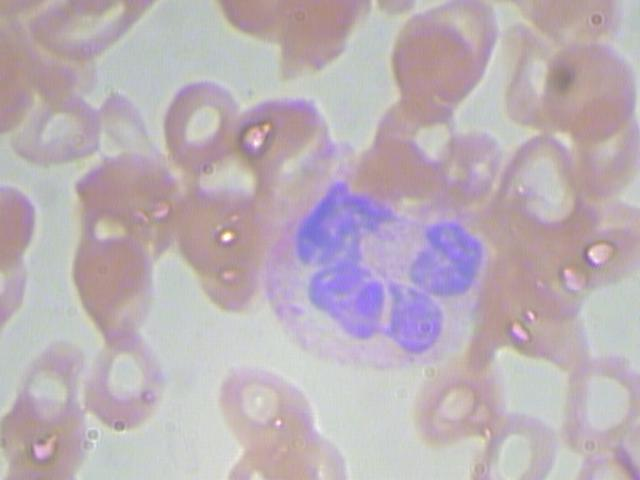
#> input picture BCCD/JPEGImages/BloodImage_00000.jpg, 640 x 480 px; its folder holds only this picture in this run
$ jupyter execute --allow-errors Blood_Cell_Counter_Final.ipynb
#> lines starting #> are read from the running program, lines starting #| are printed output that depends on the picture; after the words box and inside, x2 and y2 are one past the last pixel; in counts of white or black regions, pixels touching at a corner belong together
[cell 1]
import cv2
import numpy as np
import os
import matplotlib.pyplot as plt
import xml.etree.ElementTree as ET

# ---------------- مسارات الداتا ----------------
images_path = "BCCD/JPEGImages"
annotations_path = "BCCD/Annotations"

all_images = sorted([f for f in os.listdir(images_path) if f.endswith(".jpg")])
test_images = all_images[:30]  # هنجرب على 30 صورة كعينة


# [19 lines left out: function get_actual_counts, not called in this run]

[cell 2]
# ==========================================
# 2. دوال استخراج كرات الدم البيضاء (WBCs)
# ==========================================
def get_wbc_mask(img):
    """عزل النواة البنفسجية باستخدام مساحة ألوان HSV"""
    hsv = cv2.cvtColor(img, cv2.COLOR_BGR2HSV)
    lower_purple = np.array([115, 50, 80])
    upper_purple = np.array([160, 255, 255])
    binary_mask = cv2.inRange(hsv, lower_purple, upper_purple)
    return binary_mask


def clean_wbc_noise(binary_mask):
    """تنظيف الماسك من النغمشة"""
    kernel = np.ones((5, 5), np.uint8)
    mask_closed = cv2.morphologyEx(binary_mask, cv2.MORPH_CLOSE, kernel)
    cleaned_mask = cv2.medianBlur(mask_closed, 7)
    return cleaned_mask


def extract_wbc_contours(cleaned_mask, min_wbc_area=1000):
    """استخراج الكنتورز والتأكد من الحجم"""
    contours, _ = cv2.findContours(
        cleaned_mask, cv2.RETR_EXTERNAL, cv2.CHAIN_APPROX_SIMPLE
    )
    wbc_contours = []
    for cnt in contours:
        area = cv2.contourArea(cnt)
        if area > min_wbc_area:
            wbc_contours.append(cnt)
    return wbc_contours


def draw_wbcs(img_rgb, wbc_contours):
    """رسم مربعات حول الخلايا البيضاء"""
    img_out = img_rgb.copy()
    for cnt in wbc_contours:
        x, y, w, h = cv2.boundingRect(cnt)
        cv2.rectangle(img_out, (x, y), (x + w, y + h), (255, 0, 0), 3)  # لون أحمر
        cv2.putText(
            img_out, "WBC", (x, y - 10), cv2.FONT_HERSHEY_SIMPLEX, 0.8, (255, 0, 0), 2
        )
    return img_out

[cell 3]
# ==========================================
# تجربة وتأكيد استخراج كرات الدم البيضاء (WBCs)
# ==========================================
num_samples = 3  # هنجرب على 3 صور للتأكيد
plt.figure(figsize=(20, 5 * num_samples))

for i, img_name in enumerate(test_images[:num_samples]):
    img_path = os.path.join(images_path, img_name)
    img = cv2.imread(img_path)
#> img is the input picture: shape (480, 640, 3); mean B, G, R 182.3, 175.5, 187.3
    if img is None:
        continue

    img_rgb = cv2.cvtColor(img, cv2.COLOR_BGR2RGB)

    # 1. تشغيل دوال الـ WBCs اللي عرفناها فوق
    raw_mask = get_wbc_mask(img)
#> in get_wbc_mask, `hsv = cv2.cvtColor(img, cv2.COLOR_BGR2HSV)`: hsv: shape (480, 640, 3); mean H, S, V 93.8, 27.4, 192.8
#> in get_wbc_mask, `binary_mask = cv2.inRange(hsv, lower_purple, upper_purple)`:
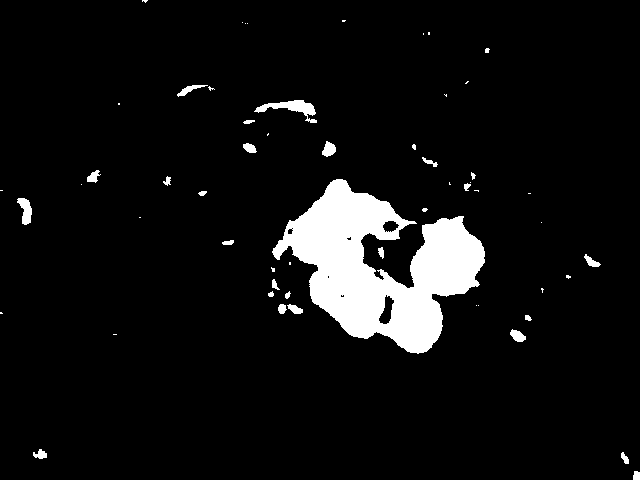
#> binary_mask: shape (480, 640); 6.7% white; 57 white regions (30 under 20 px), largest, box (x1, y1, x2, y2) and area: (272, 179, 485, 354) 18217, (254, 100, 317, 123) 523, (17, 198, 32, 225) 245
    clean_mask = clean_wbc_noise(raw_mask)
#> in clean_wbc_noise, `mask_closed = cv2.morphologyEx(binary_mask, cv2.MORPH_CLOSE, kernel)`:
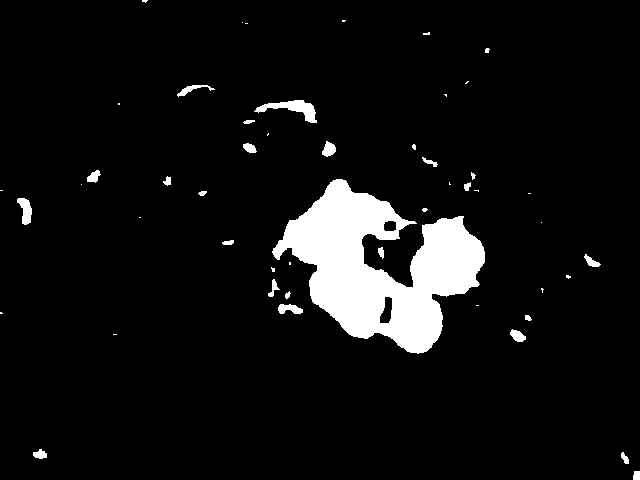
#> mask_closed: shape (480, 640); 6.8% white; 50 white regions (25 under 20 px), largest, box (x1, y1, x2, y2) and area: (272, 179, 485, 354) 18381, (254, 100, 317, 123) 564, (17, 198, 32, 225) 249
#> in clean_wbc_noise, `cleaned_mask = cv2.medianBlur(mask_closed, 7)`:
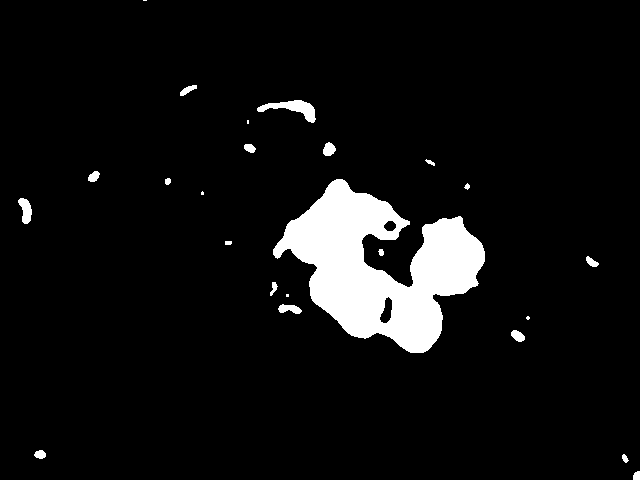
#> cleaned_mask: shape (480, 640); 6.6% white; 24 white regions (5 under 20 px)
    wbc_cnts = extract_wbc_contours(clean_mask)
#> in extract_wbc_contours, `contours, _ = cv2.findContours( cleaned_mask, cv2.RETR_EXTERNAL, cv2.C..`: contours = 24 contours, 7 with area under 20; largest, box (x1, y1, x2, y2) and area: (273, 179, 485, 353) 18296, (257, 100, 316, 123) 476, (18, 198, 32, 224) 201, (278, 304, 302, 314) 129, (323, 142, 336, 156) 114
#> the loop in extract_wbc_contours, `for cnt in contours:` made 24 passes
#> area on passes 1, 2, 3, 4, 6, 8, 9, 10, 12, 15, 16, 17: 41.5, 29, 66.5, 98, 129, 41, 65.5, 22.5, 201, 18296.5, 25.5, 76
#> after the loop in extract_wbc_contours, `for cnt in contours:`: wbc_contours = 1 contour; box (x1, y1, x2, y2) and area: (273, 179, 485, 353) 18296
#> wbc_cnts has the same summary as wbc_contours in extract_wbc_contours
    result_img = draw_wbcs(img_rgb, wbc_cnts)
#> the loop in draw_wbcs, `for cnt in wbc_contours:` made 1 pass
#> (x, y, w, h) on pass 1: (273, 179, 212, 174)
#> after the loop in draw_wbcs, `for cnt in wbc_contours:`:
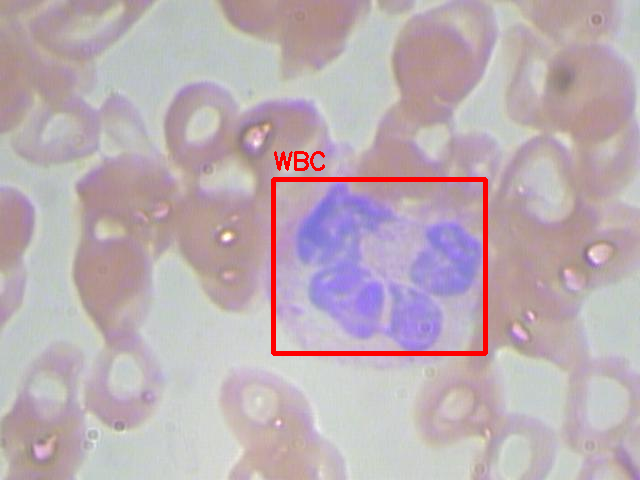
#> img_out: shape (480, 640, 3); mean R, G, B 188.2, 173, 179.7

    # 2. عرض النتائج خطوة بخطوة
    base_idx = i * 4
    plt.subplot(num_samples, 4, base_idx + 1)
    plt.imshow(img_rgb)
    plt.title("1. Original")
    plt.axis("off")
    plt.subplot(num_samples, 4, base_idx + 2)
    plt.imshow(raw_mask, cmap="gray")
    plt.title("2. Raw Mask")
    plt.axis("off")
    plt.subplot(num_samples, 4, base_idx + 3)
    plt.imshow(clean_mask, cmap="gray")
    plt.title("3. Cleaned Mask")
    plt.axis("off")
    plt.subplot(num_samples, 4, base_idx + 4)
    plt.imshow(result_img)
    plt.title(f"4. Detected WBCs: {len(wbc_cnts)}", color="red")
    plt.axis("off")

plt.tight_layout()
plt.show()

$ run again, on BCCD/JPEGImages/BloodImage_00007.jpg
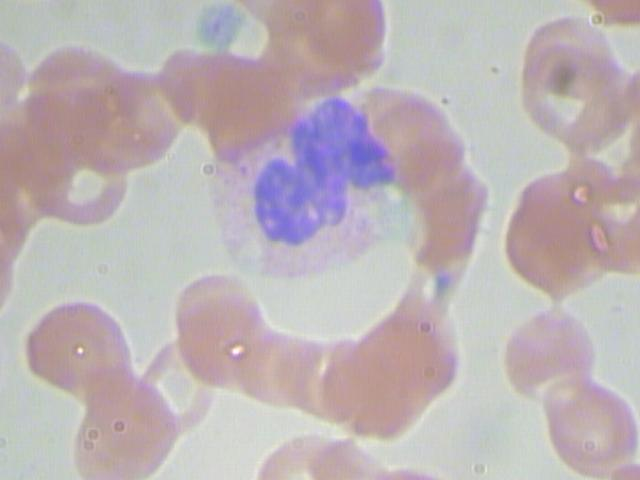
#> input picture BCCD/JPEGImages/BloodImage_00007.jpg, 640 x 480 px
#> img is the input picture: shape (480, 640, 3); mean B, G, R 181.6, 178.2, 188.4
#> hsv: shape (480, 640, 3); mean H, S, V 83.3, 26.7, 193.9
#> in get_wbc_mask, `binary_mask = cv2.inRange(hsv, lower_purple, upper_purple)`:
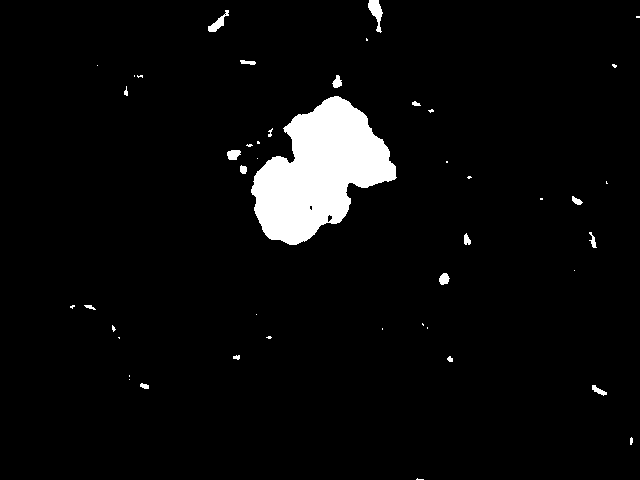
#> binary_mask: shape (480, 640); 4.5% white; 46 white regions (26 under 20 px), largest, box (x1, y1, x2, y2) and area: (251, 96, 397, 245) 12469, (368, 0, 383, 33) 244, (208, 10, 229, 32) 165
#> mask_closed: shape (480, 640); 4.6% white; 44 white regions (23 under 20 px), largest, box (x1, y1, x2, y2) and area: (251, 96, 397, 245) 12517, (368, 0, 383, 33) 248, (208, 10, 229, 32) 168
#> cleaned_mask: shape (480, 640); 4.3% white; 20 white regions (9 under 20 px)
#> contours = 20 contours, 9 with area under 20; largest, box (x1, y1, x2, y2) and area: (251, 96, 396, 245) 12284, (368, 0, 382, 22) 180, (209, 12, 228, 32) 112, (227, 150, 240, 160) 82, (439, 274, 449, 284) 63
#> the loop in extract_wbc_contours, `for cnt in contours:` made 20 passes
#> area on passes 2, 6, 7, 8, 9, 10, 11, 14: 42.5, 63, 24, 30, 25.5, 25.5, 82, 12284
#> after the loop in extract_wbc_contours, `for cnt in contours:`: wbc_contours = 1 contour; box (x1, y1, x2, y2) and area: (251, 96, 396, 245) 12284
#> wbc_cnts has the same summary as wbc_contours in extract_wbc_contours
#> the loop in draw_wbcs, `for cnt in wbc_contours:` made 1 pass
#> (x, y, w, h) on pass 1: (251, 96, 145, 149)
#> `plt.show()`:
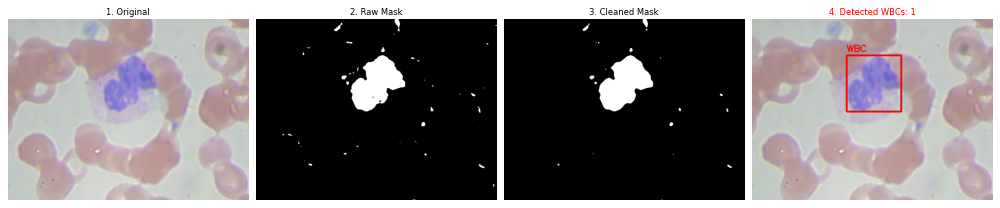
#> figure drawn by matplotlib, 4 panels

$ run again, on BCCD/JPEGImages/BloodImage_00009.jpg
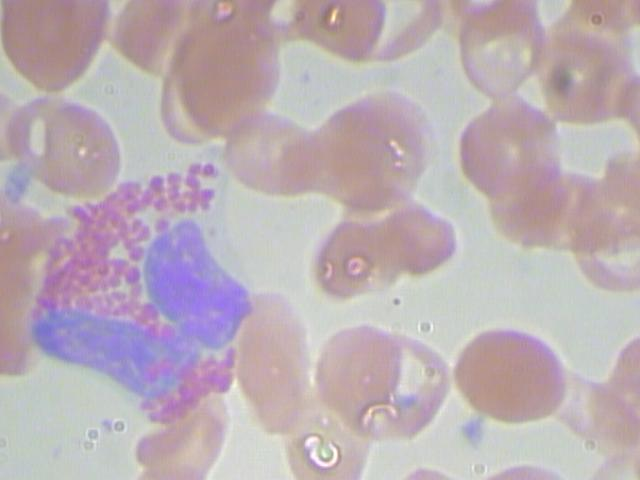
#> input picture BCCD/JPEGImages/BloodImage_00009.jpg, 640 x 480 px
#> img is the input picture: shape (480, 640, 3); mean B, G, R 180.6, 174.3, 187.5
#> hsv: shape (480, 640, 3); mean H, S, V 88.4, 30.3, 193
#> in get_wbc_mask, `binary_mask = cv2.inRange(hsv, lower_purple, upper_purple)`:
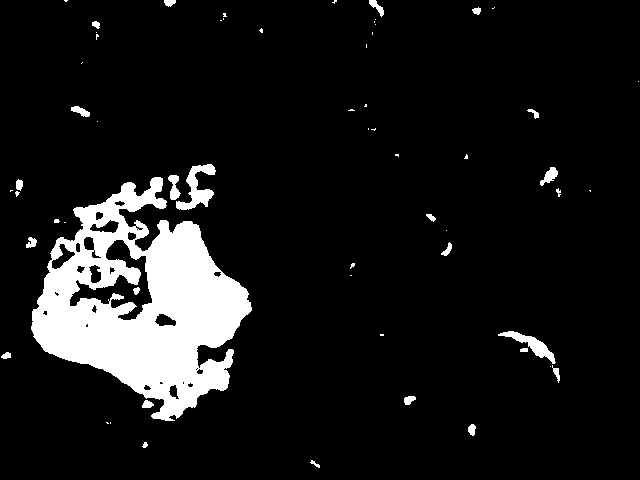
#> binary_mask: shape (480, 640); 9.8% white; 60 white regions (34 under 20 px), largest, box (x1, y1, x2, y2) and area: (31, 177, 252, 421) 27008, (176, 164, 216, 210) 767, (498, 331, 556, 364) 529
#> mask_closed: shape (480, 640); 10% white; 45 white regions (24 under 20 px), largest, box (x1, y1, x2, y2) and area: (31, 177, 252, 421) 27816, (168, 164, 216, 210) 992, (498, 331, 560, 383) 660
#> cleaned_mask: shape (480, 640); 9.9% white; 19 white regions (2 under 20 px)
#> contours = 19 contours, 4 with area under 20; largest, box (x1, y1, x2, y2) and area: (31, 177, 252, 421) 30290, (169, 164, 215, 210) 867, (503, 331, 559, 377) 548, (541, 168, 558, 184) 130, (72, 106, 89, 117) 84
#> the loop in extract_wbc_contours, `for cnt in contours:` made 19 passes
#> area on passes 1, 2, 3, 4, 5, 6, 9, 10: 40.5, 49.5, 31, 548.5, 39.5, 55, 66, 30289.5
#> after the loop in extract_wbc_contours, `for cnt in contours:`: wbc_contours = 1 contour; box (x1, y1, x2, y2) and area: (31, 177, 252, 421) 30290
#> wbc_cnts has the same summary as wbc_contours in extract_wbc_contours
#> the loop in draw_wbcs, `for cnt in wbc_contours:` made 1 pass
#> (x, y, w, h) on pass 1: (31, 177, 221, 244)
#> after the loop in draw_wbcs, `for cnt in wbc_contours:`:
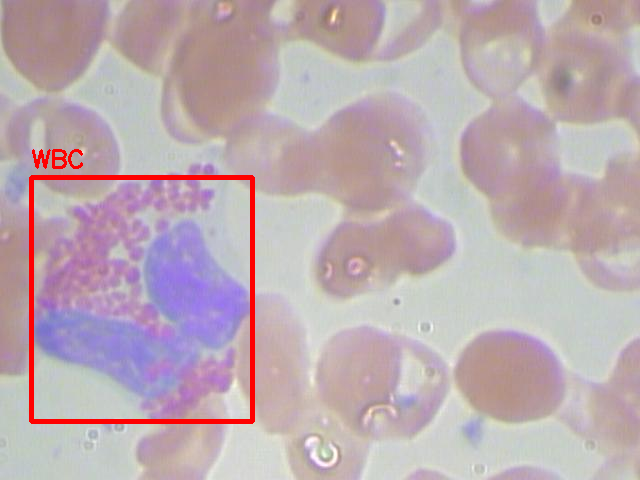
#> img_out: shape (480, 640, 3); mean R, G, B 188.6, 171.3, 177.6

$ run again, on BCCD/JPEGImages/BloodImage_00011.jpg
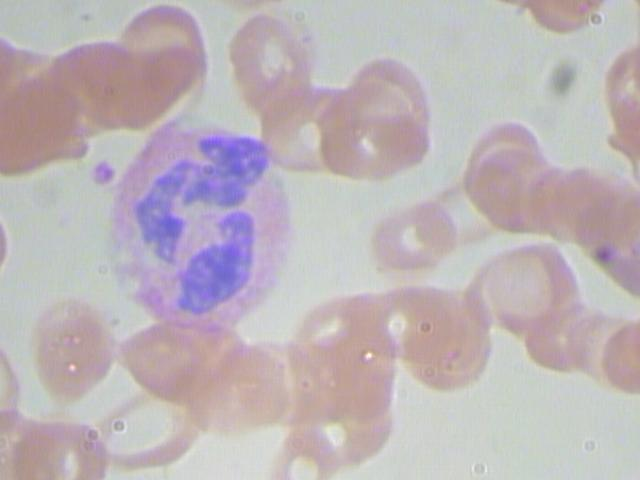
#> input picture BCCD/JPEGImages/BloodImage_00011.jpg, 640 x 480 px
#> img is the input picture: shape (480, 640, 3); mean B, G, R 184.1, 179.8, 189.2
#> hsv: shape (480, 640, 3); mean H, S, V 83, 25.8, 195.1
#> in get_wbc_mask, `binary_mask = cv2.inRange(hsv, lower_purple, upper_purple)`:
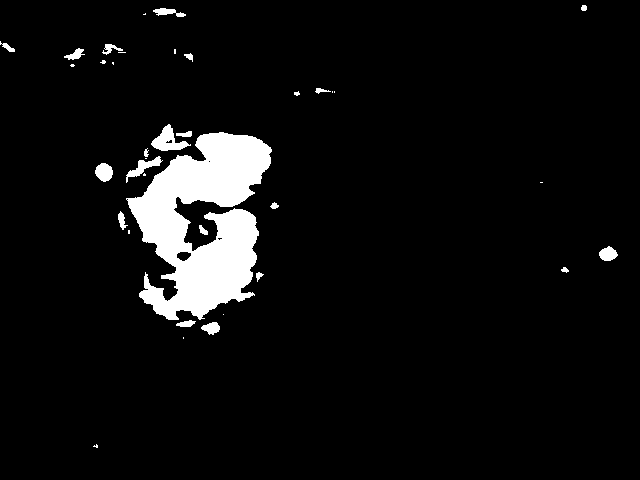
#> binary_mask: shape (480, 640); 5.9% white; 37 white regions (15 under 20 px), largest, box (x1, y1, x2, y2) and area: (126, 132, 272, 320) 15513, (151, 124, 191, 151) 490, (126, 156, 163, 183) 291
#> mask_closed: shape (480, 640); 6% white; 25 white regions (8 under 20 px), largest, box (x1, y1, x2, y2) and area: (126, 124, 272, 327) 16413, (126, 148, 163, 183) 377, (95, 163, 113, 182) 253
#> cleaned_mask: shape (480, 640); 5.9% white; 17 white regions (3 under 20 px)
#> contours = 16 contours, 5 with area under 20; largest, box (x1, y1, x2, y2) and area: (127, 132, 271, 327) 16926, (152, 125, 191, 151) 526, (128, 150, 161, 178) 302, (95, 163, 113, 181) 212, (599, 247, 617, 261) 160
#> the loop in extract_wbc_contours, `for cnt in contours:` made 16 passes
#> area on passes 1, 3, 4, 6, 7, 8, 9, 12: 127, 159.5, 77, 212.5, 302.5, 16925.5, 526.5, 109
#> after the loop in extract_wbc_contours, `for cnt in contours:`: wbc_contours = 1 contour; box (x1, y1, x2, y2) and area: (127, 132, 271, 327) 16926
#> wbc_cnts has the same summary as wbc_contours in extract_wbc_contours
#> the loop in draw_wbcs, `for cnt in wbc_contours:` made 1 pass
#> (x, y, w, h) on pass 1: (127, 132, 144, 195)
#> after the loop in draw_wbcs, `for cnt in wbc_contours:`:
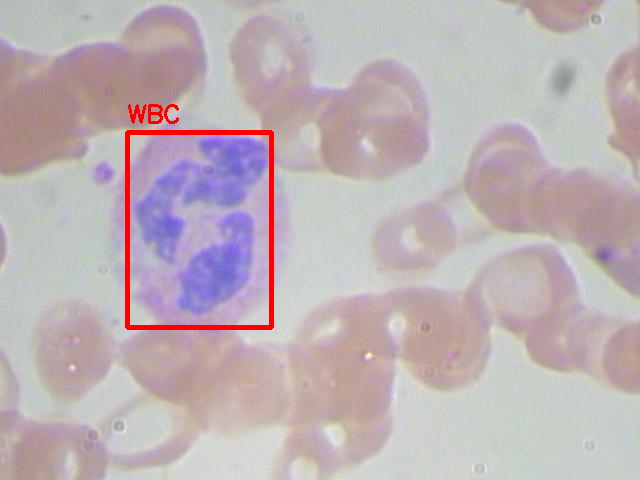
#> img_out: shape (480, 640, 3); mean R, G, B 190.1, 177.6, 181.7

$ run again, on BCCD/JPEGImages/BloodImage_00001.jpg
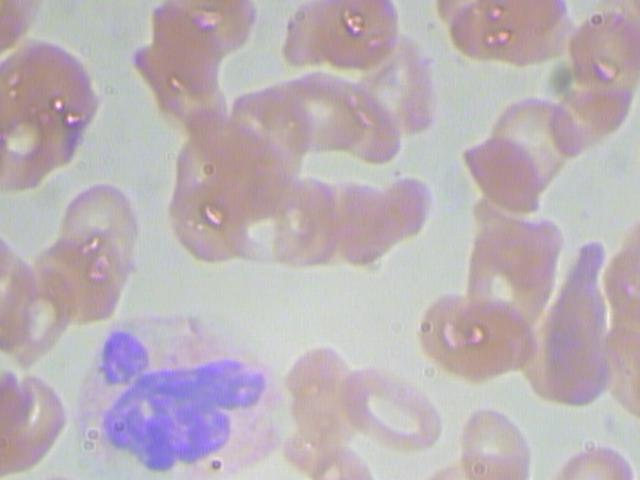
#> input picture BCCD/JPEGImages/BloodImage_00001.jpg, 640 x 480 px
#> img is the input picture: shape (480, 640, 3); mean B, G, R 182.9, 177.2, 187.9
#> hsv: shape (480, 640, 3); mean H, S, V 91.4, 25.9, 193.1
#> binary_mask: shape (480, 640); 5.4% white; 71 white regions (37 under 20 px), largest, box (x1, y1, x2, y2) and area: (99, 330, 266, 469) 13621, (583, 245, 602, 275) 340, (64, 119, 84, 151) 332
#> mask_closed: shape (480, 640); 5.4% white; 68 white regions (34 under 20 px), largest, box (x1, y1, x2, y2) and area: (99, 330, 266, 469) 13660, (583, 245, 602, 275) 402, (64, 119, 84, 151) 341
#> cleaned_mask: shape (480, 640); 5.2% white; 33 white regions (9 under 20 px)
#> contours = 33 contours, 13 with area under 20; largest, box (x1, y1, x2, y2) and area: (100, 330, 266, 469) 13484, (583, 246, 602, 274) 350, (65, 119, 84, 150) 288, (194, 16, 212, 31) 146, (50, 48, 71, 65) 128
#> the loop in extract_wbc_contours, `for cnt in contours:` made 33 passes
#> area on passes 3, 4, 6, 8, 10, 11, 15, 16: 61.5, 76.5, 13484.5, 23.5, 350, 25, 20.5, 288.5
#> after the loop in extract_wbc_contours, `for cnt in contours:`: wbc_contours = 1 contour; box (x1, y1, x2, y2) and area: (100, 330, 266, 469) 13484
#> wbc_cnts has the same summary as wbc_contours in extract_wbc_contours
#> the loop in draw_wbcs, `for cnt in wbc_contours:` made 1 pass
#> (x, y, w, h) on pass 1: (100, 330, 166, 139)
#> after the loop in draw_wbcs, `for cnt in wbc_contours:`:
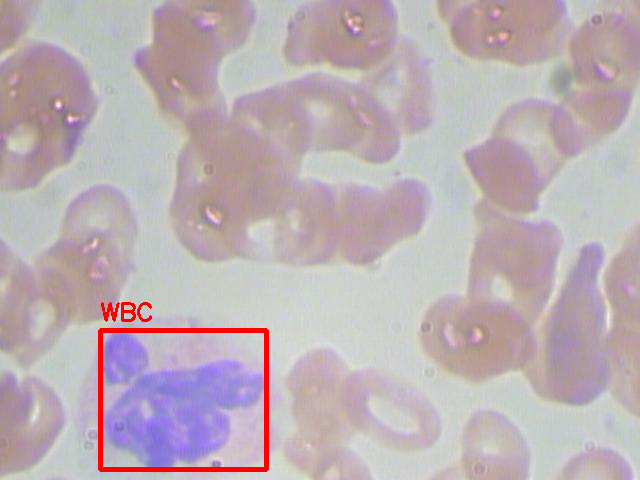
#> img_out: shape (480, 640, 3); mean R, G, B 188.5, 175, 180.5
